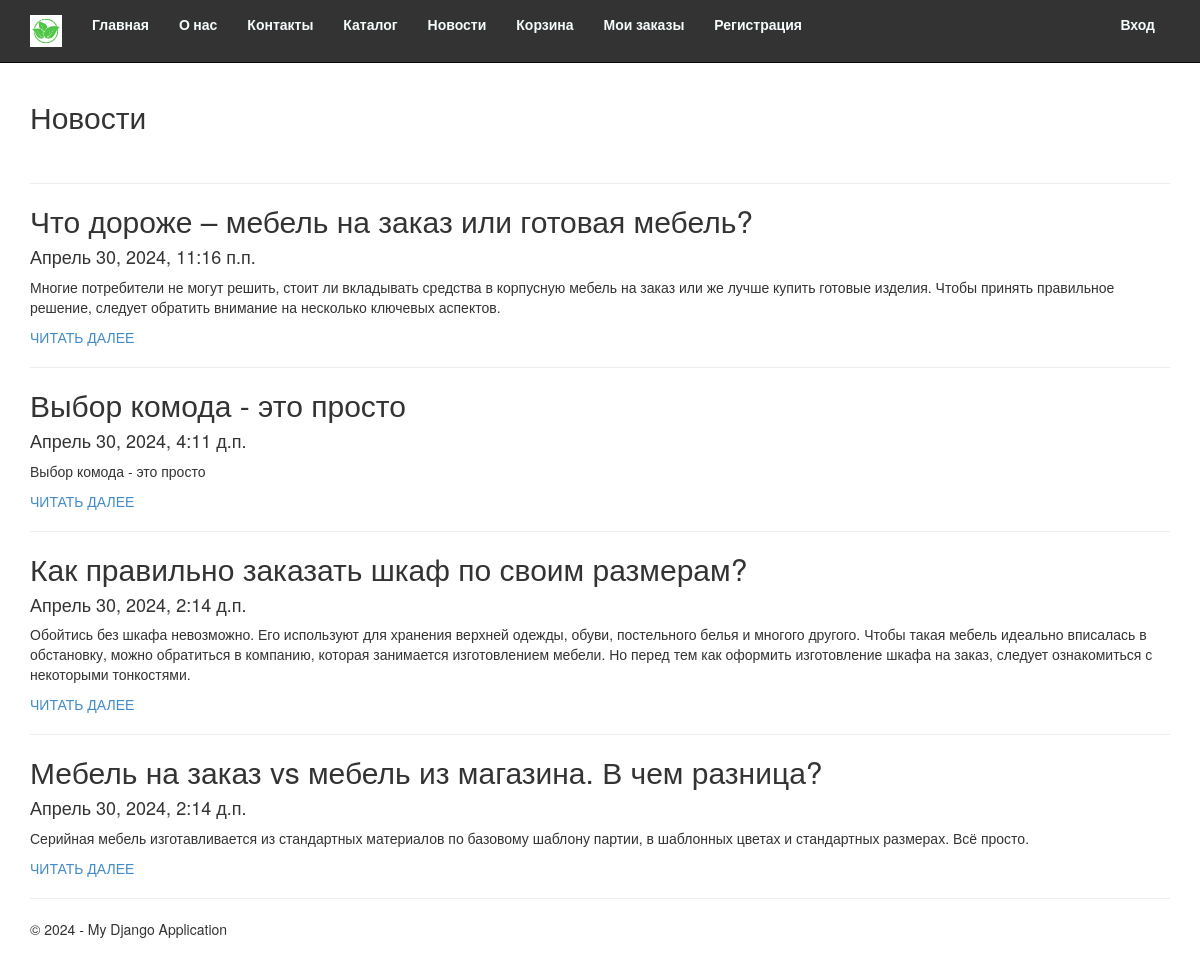
Page /blog on the committed database.
### app/models.py (models this page shows, shortened)
class Blog(models.Model):
    title = models.CharField(max_length=100, unique_for_date="posted", verbose_name="Заголовок")
    description = models.TextField(verbose_name="Краткое содержание")
    content = models.TextField(verbose_name="Полное содержание")
    posted = models.DateTimeField(default=datetime.now(), db_index=True, verbose_name="Опубликована")
    author = models.ForeignKey(User, null=True, blank=True, on_delete=models.SET_NULL, verbose_name="Автор")
    image = models.FileField(default = 'temp.jmp', verbose_name = "Путь к картинке")
    class Meta:
        db_table = "Posts"
        ordering = ["-posted"]
        verbose_name = "статья блога"
        verbose_name_plural = "статьи блога"

### app/views.py (the view)
# urls.py: path('blog', views.blog, name='blog'),
def blog(request):
    posts = Blog.objects.all()
    assert isinstance(request, HttpRequest)
    return render(
        request,
        'app/blog.html',
        {
            'title': 'Новости',
            'posts': posts,
            'year': datetime.now().year,
        }
    )

### app/templates/app/blog.html
{% extends "app/layout.html" %}
{% block content %}
<h2>{{ title }}</h2>
<br />
    {% for post in posts %}
<hr />
<div class="">
    <h2>{{ post.title }}</h2>
    <h4>{{ post.posted }}</h4>
    <p>{{ post.description }}</p>
    <p><a href="{% url 'blogpost' parametr=post.id %}">ЧИТАТЬ ДАЛЕЕ </a></p>
</div>
    {% endfor %}
{% endblock %}

### app/static/app/content/site.css (style rules this page uses)
body { padding-top: 80px; padding-bottom: 20px; }

### rows in the picture
Blog: title "Что дороже – мебель на заказ или готовая мебель?", posted "Апрель 30, 2024, 11:16 п.п.", description "Многие потребители не могут решить, стоит ли вкладывать средства в корпусную мебель на заказ или же лучше купить готовые изделия. Чтобы принять правильное решение, следует обратить внимание на несколько ключевых аспектов."
Blog: title "Выбор комода - это просто", posted "Апрель 30, 2024, 4:11 д.п.", description "Выбор комода - это просто"
Blog: title "Как правильно заказать шкаф по своим размерам?", posted "Апрель 30, 2024, 2:14 д.п.", description "Обойтись без шкафа невозможно. Его используют для хранения верхней одежды, обуви, постельного белья и многого другого. Чтобы такая мебель идеально вписалась в обстановку, можно обратиться в компанию, которая занимается изготовлением мебели. Но перед тем как оформить изготовление шкафа на заказ, следует ознакомиться с некоторыми тонкостями."
Blog: title "Мебель на заказ vs мебель из магазина. В чем разница?", posted "Апрель 30, 2024, 2:14 д.п.", description "Серийная мебель изготавливается из стандартных материалов по базовому шаблону партии, в шаблонных цветах и стандартных размерах. Всё просто."

### other values in the picture
{{ title }} "Новости"
